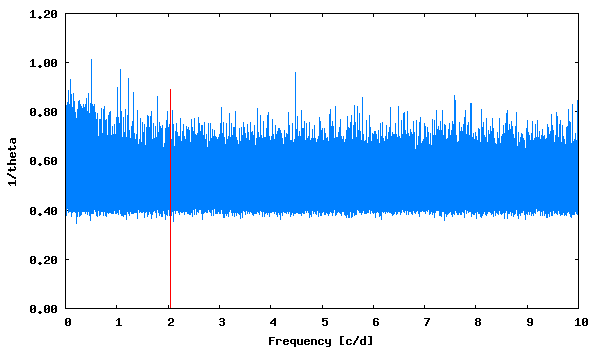

This figure's gnuplot source:
set term png size 600,350 medium
set colors classic
set output "phase_lc_5.lk.png"
set xlabel "Frequency [c/d]"
set ylabel "1/theta"
set format y "%5.2f"
plot [] "lk.periodogram" using 1:2 with lines linecolor 3 title "", "<echo '2.054466  0.89'" with impulses linecolor 1 title ""
 
